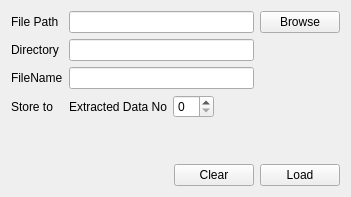
     <widget class="QWidget" name="TabFileLoad">
      <attribute name="title">
       <string>File Load</string>
      </attribute>
      <layout class="QGridLayout" name="gridLayout_7">
       <item row="0" column="0">
        <layout class="QGridLayout" name="GridLayoutFileLoad">
         <item row="0" column="0">
          <widget class="QLabel" name="LabelFileLoadFilePath">
           <property name="text">
            <string>File Path</string>
           </property>
          </widget>
         </item>
         <item row="0" column="1">
          <widget class="QLineEdit" name="LineEditFileLoadFilePath">
           <property name="sizePolicy">
            <sizepolicy hsizetype="MinimumExpanding" vsizetype="Fixed">
             <horstretch>0</horstretch>
             <verstretch>0</verstretch>
            </sizepolicy>
           </property>
          </widget>
         </item>
         <item row="0" column="2">
          <widget class="QPushButton" name="PushButtonFileLoadBrowse">
           <property name="text">
            <string>Browse</string>
           </property>
          </widget>
         </item>
         <item row="2" column="0">
          <widget class="QLabel" name="LabelFileLoadDirectory">
           <property name="text">
            <string>Directory</string>
           </property>
          </widget>
         </item>
         <item row="3" column="0">
          <widget class="QLabel" name="LabelFileLoadBaseName">
           <property name="text">
            <string>FileName</string>
           </property>
          </widget>
         </item>
         <item row="2" column="1">
          <widget class="QLineEdit" name="LineEditFileLoadDirectory">
           <property name="sizePolicy">
            <sizepolicy hsizetype="MinimumExpanding" vsizetype="Fixed">
             <horstretch>0</horstretch>
             <verstretch>0</verstretch>
            </sizepolicy>
           </property>
           <property name="readOnly">
            <bool>true</bool>
           </property>
          </widget>
         </item>
         <item row="3" column="1">
          <widget class="QLineEdit" name="LineEditFileLoadFileName">
           <property name="sizePolicy">
            <sizepolicy hsizetype="MinimumExpanding" vsizetype="Fixed">
             <horstretch>0</horstretch>
             <verstretch>0</verstretch>
            </sizepolicy>
           </property>
           <property name="readOnly">
            <bool>true</bool>
           </property>
          </widget>
         </item>
         <item row="4" column="0">
          <widget class="QLabel" name="LabelFileLoadLoadTo">
           <property name="text">
            <string>Store to</string>
           </property>
          </widget>
         </item>
         <item row="4" column="1">
          <layout class="QHBoxLayout" name="HorizontalLayoutFileLoadStoreTo">
           <item>
            <widget class="QLabel" name="LabelFileLoadEXtractedDataNo">
             <property name="text">
              <string>Extracted Data No</string>
             </property>
            </widget>
           </item>
           <item>
            <widget class="QSpinBox" name="SpinBoxFileLoadDataNo"/>
           </item>
           <item>
            <spacer name="HorizontalSpacerFileLoadStoreTo">
             <property name="orientation">
              <enum>Qt::Horizontal</enum>
             </property>
             <property name="sizeHint" stdset="0">
              <size>
               <width>40</width>
               <height>20</height>
              </size>
             </property>
            </spacer>
           </item>
          </layout>
         </item>
        </layout>
       </item>
       <item row="2" column="0">
        <layout class="QHBoxLayout" name="HorizontalLayoutFileLoad">
         <item>
          <spacer name="HorizontalSpacerFileLoadBottom">
           <property name="orientation">
            <enum>Qt::Horizontal</enum>
           </property>
           <property name="sizeHint" stdset="0">
            <size>
             <width>40</width>
             <height>20</height>
            </size>
           </property>
          </spacer>
         </item>
         <item>
          <widget class="QPushButton" name="PushButtonFileLoadClear">
           <property name="text">
            <string>Clear</string>
           </property>
          </widget>
         </item>
         <item>
          <widget class="QPushButton" name="PushButtonFileLoadLoad">
           <property name="text">
            <string>Load</string>
           </property>
          </widget>
         </item>
        </layout>
       </item>
       <item row="1" column="0">
        <spacer name="VerticalSpacerFileLoad">
         <property name="orientation">
          <enum>Qt::Vertical</enum>
         </property>
         <property name="sizeHint" stdset="0">
          <size>
           <width>20</width>
           <height>40</height>
          </size>
         </property>
        </spacer>
       </item>
      </layout>
     </widget>
